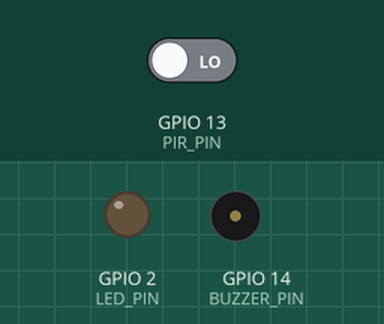
Recording of a sketch running on a simulated ESP32. On the bench: output pins drawn as LEDs (lit = HIGH), buzzer (waves = sounding, pin HIGH). The test bench sets the inputs (shaded band); at power-on: GPIO 13 (PIR_PIN) LOW. WiFi joins after 1.5 s; servers stay silent unless stated; what the sketch prints to the serial monitor is not drawn.

Above: at 2.7 s.
2.8 s: GPIO 13 (PIR_PIN) driven HIGH
At 3.7 s:
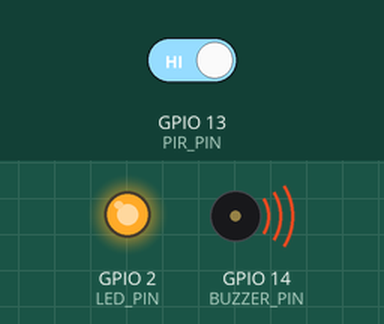
4.3 s: GPIO 13 (PIR_PIN) driven LOW
At 8.2 s:
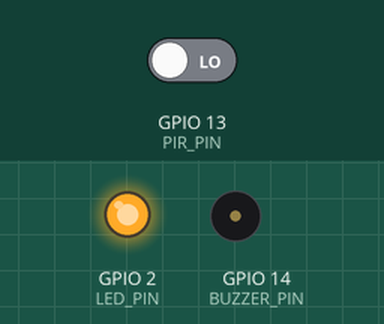
Timing chart, 0 to 10.8 s (numbered marks = the images above; inputs shaded):
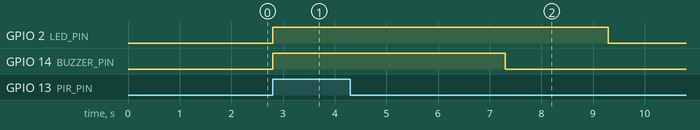

The sketch:

Smart_Home_Security.ino
```cpp
// (licence header left out)
#include <WiFi.h>
#include <WebServer.h>

// ---------- USER CONFIG ----------
const char* ssid = "YOUR_WIFI_SSID";       // 🔸 Replace with your Wi-Fi SSID
const char* password = "YOUR_WIFI_PASSWORD"; // 🔸 Replace with your Wi-Fi password
// --------------------------------

#define PIR_PIN 13     // PIR output pin
#define BUZZER_PIN 14  // Buzzer pin
#define LED_PIN 2      // LED pin

WebServer server(80);
bool motionDetected = false;
unsigned long lastTrigger = 0;
const unsigned long displayDuration = 5000; // keep "Motion Detected" visible for 5 seconds

// ---------------------- WEB PAGE ----------------------
void handleRoot() {
  String html = R"rawliteral(
  <!DOCTYPE html>
  <html>
  <head>
    <meta charset="UTF-8">
    <meta name="viewport" content="width=device-width,initial-scale=1">
    <title>ESP32 Smart Security</title>
    <style>
      body {font-family: Arial; text-align: center; background: #f2f2f2; margin: 0; padding: 0;}
      .card {margin: 60px auto; background: white; padding: 25px; border-radius: 12px; width: 320px; box-shadow: 2px 2px 8px #aaa;}
      h2 {color: #333;}
      #status {font-size: 20px; font-weight: bold;}
    </style>
  </head>
  <body>
    <div class="card">
      <h2>🏠 Smart Home Security</h2>
      <p id="status">Loading...</p>
      <p>LED: <span id="led">OFF</span></p>
    </div>

    <script>
      async function updateStatus() {
        try {
          const res = await fetch('/status');
          const data = await res.json();
          document.getElementById('status').innerHTML = data.motion ? "⚠️ <b>Motion Detected!</b>" : "✅ No Motion";
          document.getElementById('status').style.color = data.motion ? "red" : "green";
          document.getElementById('led').innerText = data.led ? "ON" : "OFF";
        } catch (err) {
          console.log("Error fetching status:", err);
        }
      }
      setInterval(updateStatus, 1000);
      updateStatus();
    </script>
  </body>
  </html>
  )rawliteral";

  server.send(200, "text/html; charset=UTF-8", html);
}

// JSON endpoint for AJAX requests
void handleStatus() {
  bool ledOn = digitalRead(LED_PIN);
  String json = "{\"motion\":";
  json += motionDetected ? "true" : "false";
  json += ",\"led\":";
  json += ledOn ? "true" : "false";
  json += "}";
  server.send(200, "application/json", json);
}

// ---------------------- SETUP ----------------------
void setup() {
  Serial.begin(115200);
  pinMode(PIR_PIN, INPUT);
  pinMode(BUZZER_PIN, OUTPUT);
  pinMode(LED_PIN, OUTPUT);

  digitalWrite(BUZZER_PIN, LOW);
  digitalWrite(LED_PIN, LOW);

  Serial.println("\nConnecting to Wi-Fi...");
  WiFi.begin(ssid, password);
  while (WiFi.status() != WL_CONNECTED) {
    delay(500);
    Serial.print(".");
  }
  Serial.println("\n✅ Wi-Fi connected!");
  Serial.print("🌐 IP Address: ");
  Serial.println(WiFi.localIP());

  // Start web server
  server.on("/", handleRoot);
  server.on("/status", handleStatus);
  server.begin();
  Serial.println("📡 Web server started");
}

// ---------------------- LOOP ----------------------
void loop() {
  server.handleClient();
  int pirState = digitalRead(PIR_PIN);
  unsigned long now = millis();

  if (pirState == HIGH) {
    motionDetected = true;
    lastTrigger = now;
    Serial.println("⚠️ Motion Detected!");
    digitalWrite(LED_PIN, HIGH);
    digitalWrite(BUZZER_PIN, HIGH);
  }

  // Turn off buzzer after 3 seconds
  if (motionDetected && (now - lastTrigger > 3000)) {
    digitalWrite(BUZZER_PIN, LOW);
  }

  // Reset motion status after 5 seconds
  if (motionDetected && (now - lastTrigger > displayDuration)) {
    motionDetected = false;
    digitalWrite(LED_PIN, LOW);
  }
}
```

Measured:
- after the input at 2.8 s, GPIO 2 (LED_PIN), GPIO 14 (BUZZER_PIN): LOW → HIGH at once
- after the input at 4.3 s, GPIO 2 (LED_PIN): HIGH → LOW after 5.0 s; GPIO 14 (BUZZER_PIN): HIGH → LOW after 3.0 s
